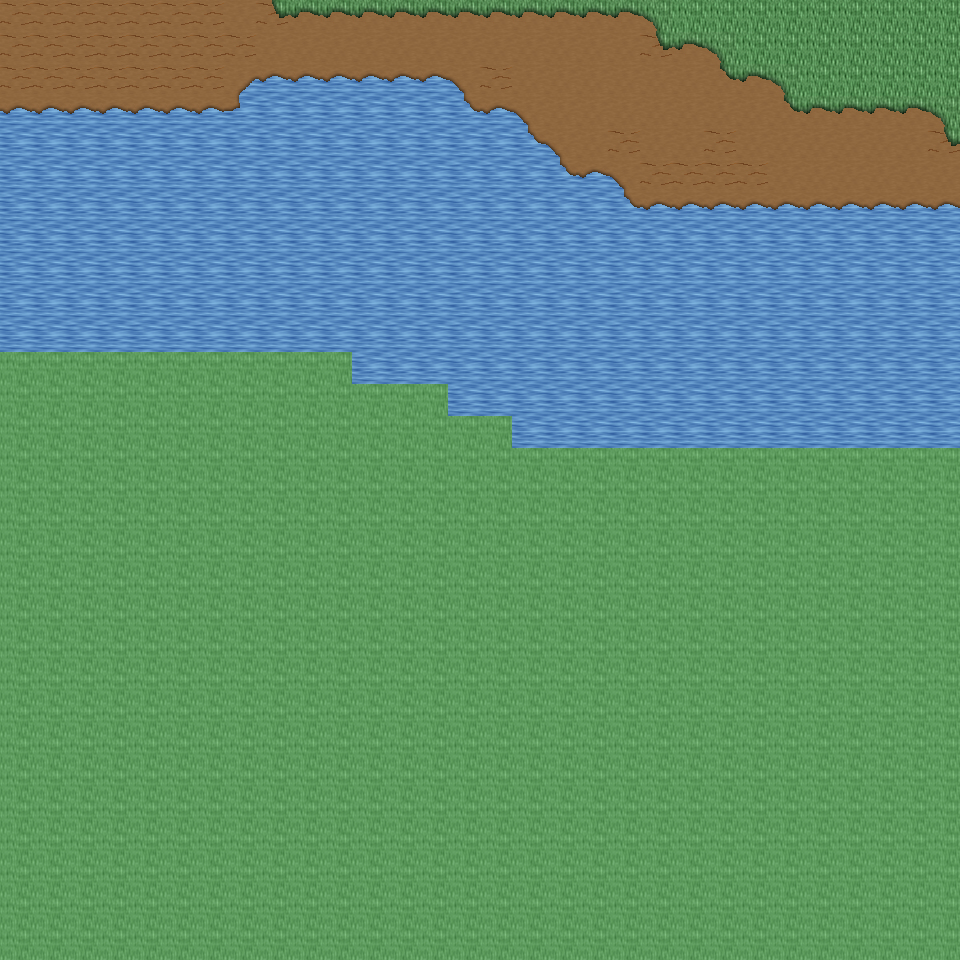

A 2D game scene composited from a Tiled map and its tileset images. What follows is a short description and the map's XML, with each tile layer's data collapsed to a summary:
An orthogonal 30x30 tile map with 32x32 px tiles, 6 tile layers (Ground, Object, Object2, Above, ...), 19 tilesets and 3 objects (3x mapExit).

<map version="1.0" orientation="orthogonal" renderorder="right-down" width="30" height="30" tilewidth="32" tileheight="32" nextobjectid="4">
  <tileset firstgid="1" name="tileset_ground_ground" tilewidth="32" tileheight="32" tilecount="33" columns="3">
    <image source="../drawable/tileset_ground_ground.png" width="96" height="352" />
  </tileset>
  <tileset firstgid="34" name="tileset_ground_water_pool" tilewidth="32" tileheight="32" tilecount="72" columns="3">
    <image source="../drawable/tileset_ground_water_pool.png" width="96" height="768" />
  </tileset>
  <tileset firstgid="106" name="tileset_ground_ridge_earth_dark" tilewidth="32" tileheight="32" tilecount="96" columns="12">
    <image source="../drawable/tileset_ground_ridge_earth_dark.png" width="384" height="256" />
  </tileset>
  <tileset firstgid="202" name="tileset_ground_grass_edges" tilewidth="32" tileheight="32" tilecount="36" columns="12">
    <image source="../drawable/tileset_ground_grass_edges.png" width="384" height="96" />
  </tileset>
  <tileset firstgid="238" name="tileset_ground_earth_edges" tilewidth="32" tileheight="32" tilecount="18" columns="6">
    <image source="../drawable/tileset_ground_earth_edges.png" width="192" height="96" />
  </tileset>
  <tileset firstgid="256" name="tileset_ground_grass_corners" tilewidth="32" tileheight="32" tilecount="24" columns="6">
    <image source="../drawable/tileset_ground_grass_corners.png" width="192" height="128" />
  </tileset>
  <tileset firstgid="280" name="tileset_plant_grasses" tilewidth="32" tileheight="32" tilecount="6" columns="3">
    <image source="../drawable/tileset_plant_grasses.png" width="96" height="64" />
  </tileset>
  <tileset firstgid="286" name="tileset_plant_flower_daisy_blue" tilewidth="32" tileheight="32" tilecount="8" columns="2">
    <image source="../drawable/tileset_plant_flower_daisy_blue.png" width="64" height="128" />
  </tileset>
  <tileset firstgid="294" name="tileset_plant_flower_daisy_yellow" tilewidth="32" tileheight="32" tilecount="8" columns="2">
    <image source="../drawable/tileset_plant_flower_daisy_yellow.png" width="64" height="128" />
  </tileset>
  <tileset firstgid="302" name="tileset_plant_bush_bushes" tilewidth="32" tileheight="32" tilecount="10" columns="5">
    <image source="../drawable/tileset_plant_bush_bushes.png" width="160" height="64" />
  </tileset>
  <tileset firstgid="312" name="tileset_plant_flower_daisy_red" tilewidth="32" tileheight="32" tilecount="8" columns="2">
    <image source="../drawable/tileset_plant_flower_daisy_red.png" width="64" height="128" />
  </tileset>
  <tileset firstgid="320" name="tileset_plant_flower_daisy_white" tilewidth="32" tileheight="32" tilecount="8" columns="2">
    <image source="../drawable/tileset_plant_flower_daisy_white.png" width="64" height="128" />
  </tileset>
  <tileset firstgid="328" name="tileset_item_statue_bird" tilewidth="32" tileheight="32" tilecount="8" columns="2">
    <image source="../drawable/tileset_item_statue_bird.png" width="64" height="128" />
  </tileset>
  <tileset firstgid="336" name="tileset_logic_collision" tilewidth="32" tileheight="32" tilecount="1" columns="1">
    <image source="../drawable/tileset_logic_collision.png" width="32" height="32" />
  </tileset>
  <tileset firstgid="337" name="tileset_ground_green_paving" tilewidth="32" tileheight="32" tilecount="18" columns="3">
    <image source="../drawable/tileset_ground_green_paving.png" width="96" height="192" />
  </tileset>
  <tileset firstgid="355" name="tileset_logic_protection" tilewidth="32" tileheight="32" tilecount="2" columns="2">
    <image source="../drawable/tileset_logic_protection.png" width="64" height="32" />
  </tileset>
  <tileset firstgid="357" name="tileset_building_castle" tilewidth="32" tileheight="32" tilecount="320" columns="20">
    <image source="../drawable/tileset_building_castle.png" width="640" height="512" />
  </tileset>
  <tileset firstgid="677" name="tileset_logic_creature_reptile" tilewidth="32" tileheight="32" tilecount="7" columns="7">
    <image source="../drawable/tileset_logic_creature_reptile.png" width="224" height="32" />
  </tileset>
  <tileset firstgid="684" name="tileset_logic_creature_rodent" tilewidth="32" tileheight="32" tilecount="8" columns="8">
    <image source="../drawable/tileset_logic_creature_rodent.png" width="256" height="32" />
  </tileset>
  <layer name="Ground" width="30" height="30">
    <data>[900 cells, 900 non-empty, 4 distinct tile ids]</data>
  </layer>
  <layer name="Object" width="30" height="30">
    <data>[900 cells, 120 non-empty, 12 distinct tile ids]</data>
  </layer>
  <layer name="Object2" width="30" height="30">
    <data>[900 cells, 0 non-empty, 0 distinct tile ids]</data>
  </layer>
  <layer name="Above" width="30" height="30">
    <data>[900 cells, 0 non-empty, 0 distinct tile ids]</data>
  </layer>
  <layer name="Above2" width="30" height="30">
    <data>[900 cells, 0 non-empty, 0 distinct tile ids]</data>
  </layer>
  <layer name="Walkable" width="30" height="30">
    <data>[900 cells, 521 non-empty, 1 distinct tile ids]</data>
  </layer>
  <objectgroup name="MapEvents">
    <object id="1" name="north" type="mapExit" x="0" y="0" width="960" height="32">
      <properties>
        <property name="map" value="level_0_x87_y95" />
        <property name="x" value="0" />
        <property name="y" value="28" />
      </properties>
    </object>
    <object id="2" name="west" type="mapExit" x="0" y="0" width="32" height="352">
      <properties>
        <property name="map" value="level_0_x86_y96" />
        <property name="x" value="28" />
        <property name="y" value="0" />
      </properties>
    </object>
    <object id="3" name="east" type="mapExit" x="928" y="0" width="32" height="448">
      <properties>
        <property name="map" value="level_0_x88_y96" />
        <property name="x" value="1" />
        <property name="y" value="0" />
      </properties>
    </object>
  </objectgroup>
</map>
